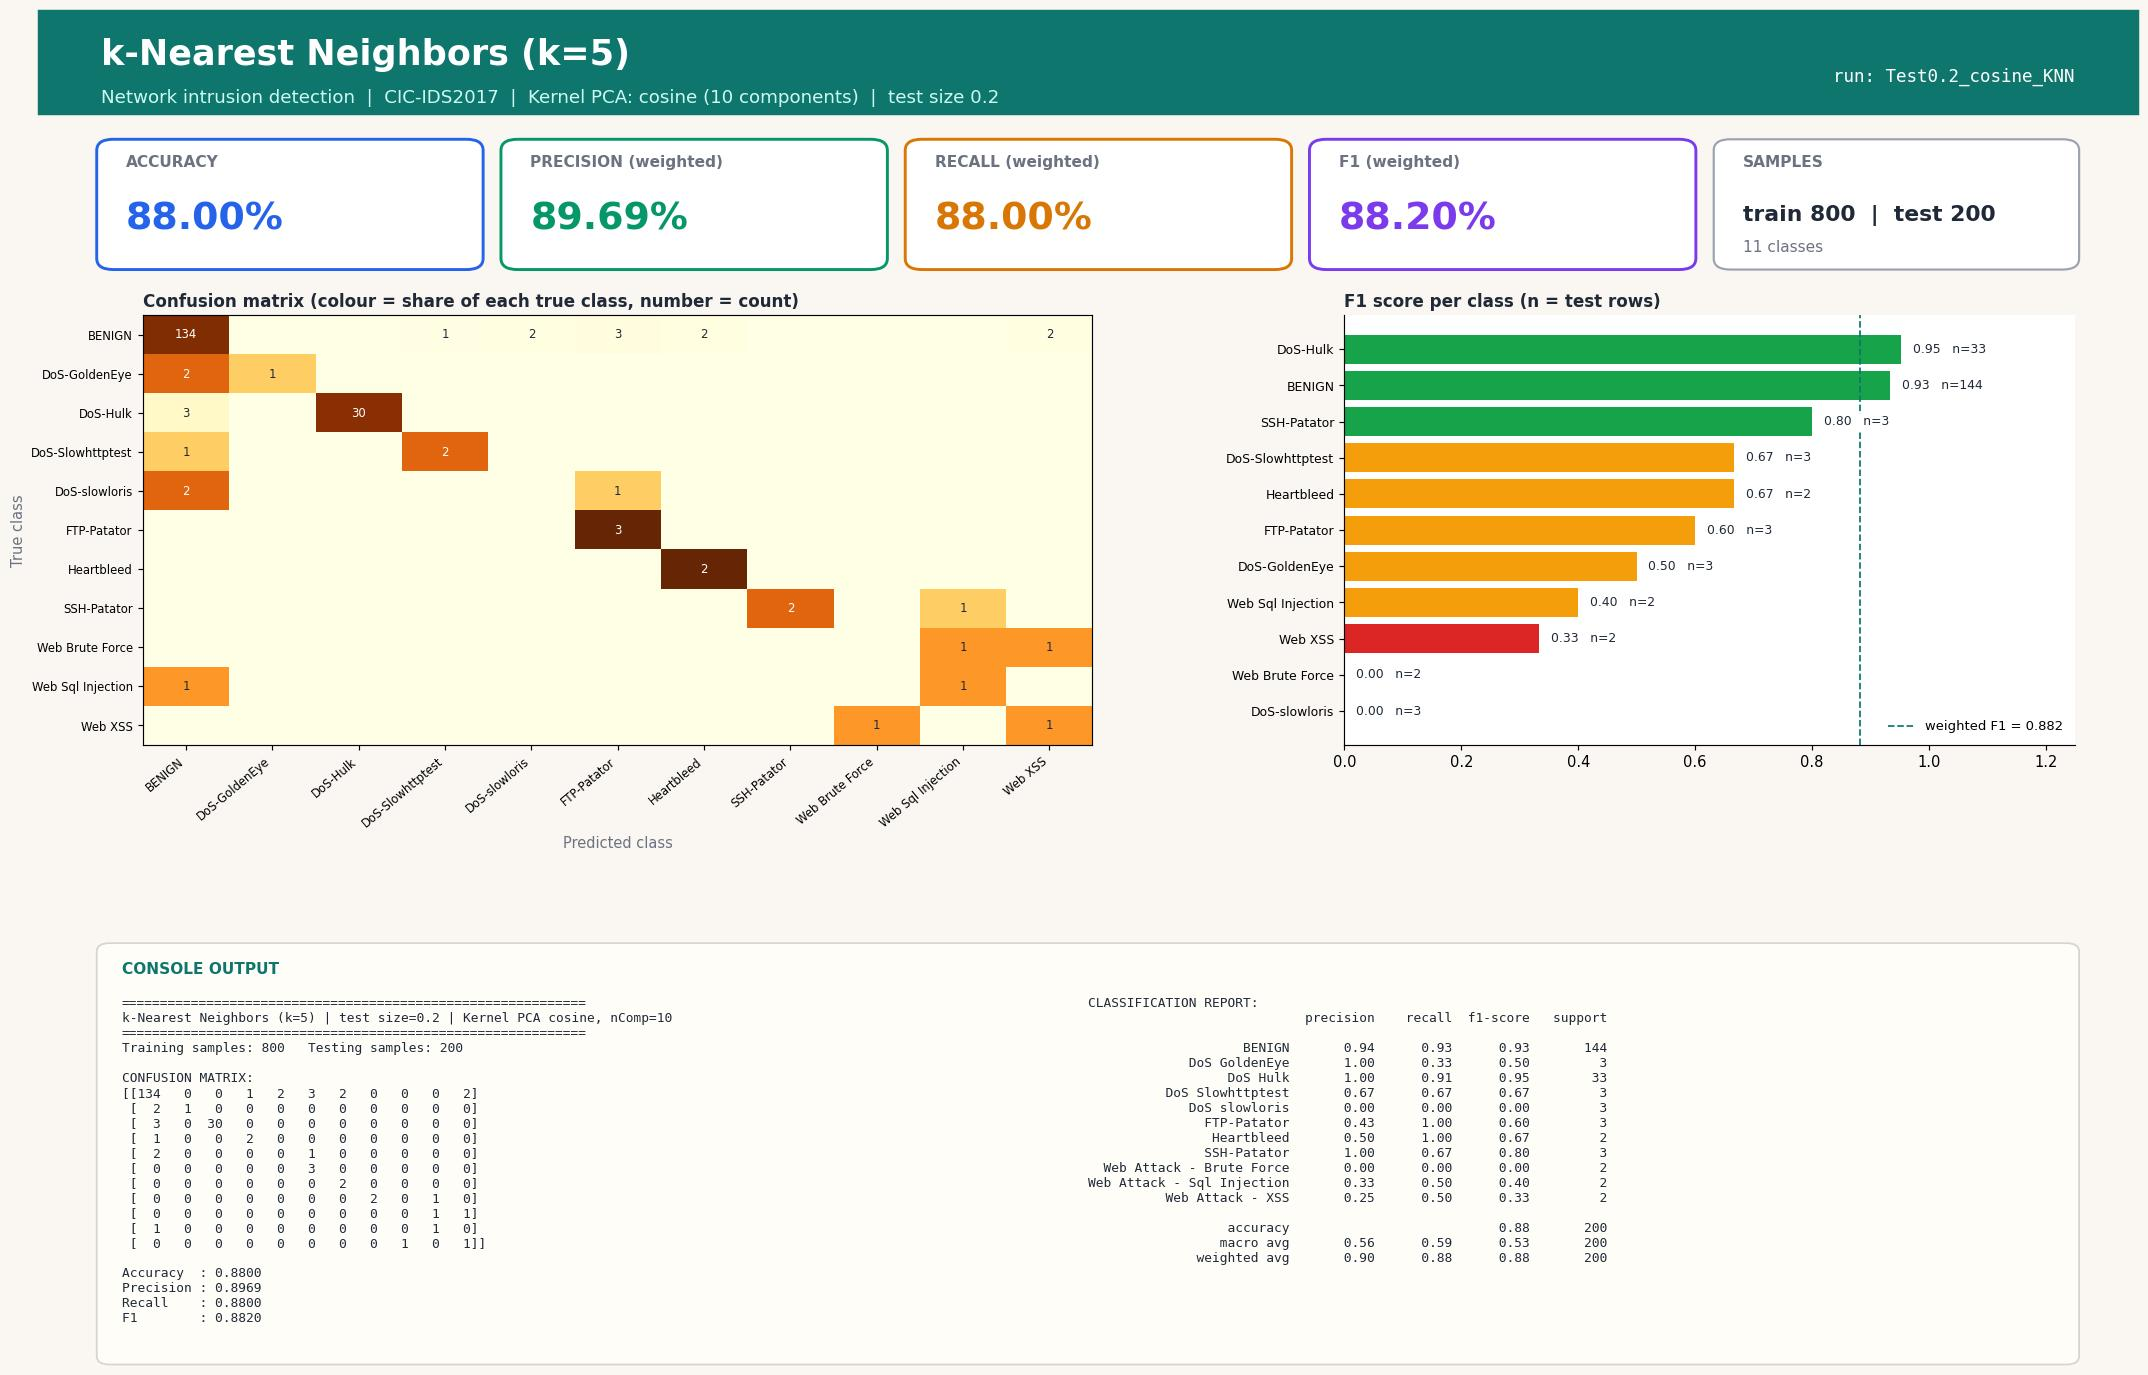

Write the Python code that produced this figure.
#!/usr/bin/env python3
"""k-Nearest Neighbors (k=5) | Test size 0.2 | Kernel PCA kernel=cosine, n_components=10
CIC-IDS2017 (Tue+Wed+Thu-morning) 1000-row stratified sample.
Run in any IDE (Spyder / VS Code / PyCharm / Jupyter): open the file and press Run, no arguments needed.
Saves next to this file: 'Test0.2_cosine_KNN.jpg' - one image with the console output (confusion matrix, metrics, classification report) plus charts."""
import json, os
import numpy as np
import matplotlib.pyplot as plt
from sklearn.decomposition import KernelPCA
from sklearn.neighbors import KNeighborsClassifier
from sklearn.metrics import (accuracy_score, classification_report, confusion_matrix,
                             f1_score, precision_score, recall_score)
from sklearn.model_selection import train_test_split
from sklearn.preprocessing import StandardScaler

TEST_SIZE, KERNEL, N_COMP, ALG, ALG_NAME = 0.2, "cosine", 10, "KNN", "k-Nearest Neighbors (k=5)"
try:
    HERE = os.path.dirname(os.path.abspath(__file__))
except NameError:                      # Jupyter / interactive console
    HERE = os.getcwd()
def _find_root():                      # folder that contains data/sample.npz (works from any working directory)
    for p in (HERE, os.path.join(HERE, ".."), os.path.join(HERE, "..", ".."), os.getcwd()):
        if os.path.exists(os.path.join(p, "data", "sample.npz")):
            return os.path.abspath(p)
    raise FileNotFoundError("data/sample.npz not found - run prepare_data.py or keep the repo folder structure")
ROOT = _find_root()
tag = f"Test{TEST_SIZE}_{KERNEL}_{ALG}"

# 1. LOAD cached, cleaned sample (see prepare_data.py)
d = np.load(os.path.join(ROOT, "data", "sample.npz"), allow_pickle=True)
X, y, class_names = d["X"], d["y"], [str(c).replace("�", "-") for c in d["classes"]]

# 2. SPLIT
X_train, X_test, y_train, y_test = train_test_split(
    X, y, test_size=TEST_SIZE, random_state=42, stratify=y)

# 3. SCALE (fit on train only)
scaler = StandardScaler()
X_train = scaler.fit_transform(X_train); X_test = scaler.transform(X_test)

# 4. DIMENSIONALITY REDUCTION: Kernel PCA (fit on train only; gamma = sklearn default 1/n_features)
kpca = KernelPCA(n_components=N_COMP, kernel=KERNEL, random_state=0)
X_train = kpca.fit_transform(X_train); X_test = kpca.transform(X_test)

# 5. CLASSIFIER
classifier = KNeighborsClassifier(n_neighbors=5)
classifier.fit(X_train, y_train)
y_pred = classifier.predict(X_test)

# 6. METRICS
labels = np.arange(len(class_names))
cm = confusion_matrix(y_test, y_pred, labels=labels)
res = dict(test_size=TEST_SIZE, kernel=KERNEL, n_components=N_COMP, algorithm=ALG, model=ALG_NAME,
           n_train=int(len(y_train)), n_test=int(len(y_test)),
           accuracy=accuracy_score(y_test, y_pred),
           precision=precision_score(y_test, y_pred, average="weighted", zero_division=0),
           recall=recall_score(y_test, y_pred, average="weighted", zero_division=0),
           f1=f1_score(y_test, y_pred, average="weighted", zero_division=0))
report = classification_report(y_test, y_pred, labels=labels, target_names=class_names, zero_division=0)
lines = ["=" * 60, f"{ALG_NAME} | test size={TEST_SIZE} | Kernel PCA {KERNEL}, nComp={N_COMP}", "=" * 60,
         f"Training samples: {len(y_train)}   Testing samples: {len(y_test)}", "", "CONFUSION MATRIX:", np.array2string(cm), ""]
for k in ("accuracy", "precision", "recall", "f1"): lines.append(f"{k.capitalize():10s}: {res[k]:.4f}")
lines += ["", "CLASSIFICATION REPORT:", report]
console_output = "\n".join(lines); print(console_output)

# 7. VISUAL OUTPUT: ONE report-style image (banner, KPI cards, charts, console output) - real results only
from matplotlib.patches import FancyBboxPatch, Rectangle
short = [c.replace("Web Attack - ", "Web ").replace("DoS ", "DoS-") for c in class_names]
rep = classification_report(y_test, y_pred, labels=labels, target_names=class_names, zero_division=0, output_dict=True)
cmn = cm / np.maximum(cm.sum(axis=1, keepdims=True), 1)          # row-normalised = per-class recall
INK, MUTED, BG, ACC = "#1f2937", "#6b7280", "#faf7f2", "#0f766e"
fig = plt.figure(figsize=(20, 13.2), dpi=105, facecolor=BG)
fig.add_artist(Rectangle((0, 0.925), 1, 0.075, transform=fig.transFigure, color=ACC, zorder=0))
fig.text(0.03, 0.968, f"{ALG_NAME}", fontsize=24, fontweight="bold", color="white", va="center")
fig.text(0.03, 0.937, f"Network intrusion detection  |  CIC-IDS2017  |  Kernel PCA: {KERNEL} ({N_COMP} components)  |  test size {TEST_SIZE}",
         fontsize=12.5, color="#ccfbf1", va="center")
fig.text(0.97, 0.952, f"run: {tag}", fontsize=12, color="white", ha="right", va="center", family="monospace")

# KPI cards
cards = [("ACCURACY", res["accuracy"], "#2563eb"), ("PRECISION (weighted)", res["precision"], "#059669"),
         ("RECALL (weighted)", res["recall"], "#d97706"), ("F1 (weighted)", res["f1"], "#7c3aed")]
for i, (lab, v, col) in enumerate(cards):
    x0 = 0.03 + i * 0.1925
    fig.add_artist(FancyBboxPatch((x0, 0.815), 0.18, 0.09, boxstyle="round,pad=0.002,rounding_size=0.008", transform=fig.transFigure,
                                  facecolor="white", edgecolor=col, linewidth=2))
    fig.text(x0 + 0.012, 0.887, lab, fontsize=10.5, color=MUTED, fontweight="bold")
    fig.text(x0 + 0.012, 0.842, f"{v * 100:.2f}%", fontsize=26, color=col, fontweight="bold")
fig.add_artist(FancyBboxPatch((0.80, 0.815), 0.17, 0.09, boxstyle="round,pad=0.002,rounding_size=0.008", transform=fig.transFigure,
                              facecolor="white", edgecolor="#9ca3af", linewidth=1.5))
fig.text(0.812, 0.887, "SAMPLES", fontsize=10.5, color=MUTED, fontweight="bold")
fig.text(0.812, 0.848, f"train {res['n_train']}  |  test {res['n_test']}", fontsize=15, color=INK, fontweight="bold")
fig.text(0.812, 0.826, f"{len(class_names)} classes", fontsize=10.5, color=MUTED)

gs = fig.add_gridspec(1, 2, left=0.05, right=0.97, top=0.78, bottom=0.47, wspace=0.30, width_ratios=[1.3, 1])
ax1 = fig.add_subplot(gs[0, 0]); ax2 = fig.add_subplot(gs[0, 1])
for ax in (ax1, ax2): ax.set_facecolor("white")
im = ax1.imshow(cmn, cmap="YlOrBr", vmin=0, vmax=1, aspect="auto")
ax1.set_xticks(labels); ax1.set_yticks(labels); ax1.set_xticklabels(short, rotation=40, ha="right", fontsize=8); ax1.set_yticklabels(short, fontsize=8)
ax1.set_title("Confusion matrix (colour = share of each true class, number = count)", loc="left", fontsize=11.5, color=INK, fontweight="bold")
ax1.set_xlabel("Predicted class", color=MUTED); ax1.set_ylabel("True class", color=MUTED)
for a_ in labels:
    for b_ in labels:
        if cm[a_, b_]: ax1.text(b_, a_, cm[a_, b_], ha="center", va="center", fontsize=8, color="white" if cmn[a_, b_] > 0.6 else INK)
f1s = [rep[c]["f1-score"] for c in class_names]; sup = [int(rep[c]["support"]) for c in class_names]
order = np.argsort(f1s)
cols = ["#dc2626" if f1s[i] < 0.34 else "#f59e0b" if f1s[i] < 0.67 else "#16a34a" for i in order]
ax2.barh(range(len(order)), [f1s[i] for i in order], color=cols)
ax2.set_yticks(range(len(order))); ax2.set_yticklabels([short[i] for i in order], fontsize=8.5); ax2.set_xlim(0, 1.25)
ax2.set_title("F1 score per class (n = test rows)", loc="left", fontsize=11.5, color=INK, fontweight="bold")
for k, i in enumerate(order): ax2.text(f1s[i] + 0.02, k, f"{f1s[i]:.2f}   n={sup[i]}", va="center", fontsize=8.5, color=INK, zorder=5, bbox=dict(facecolor="white", edgecolor="none", pad=1))
for sp in ("top", "right"): ax2.spines[sp].set_visible(False)
ax2.axvline(res["f1"], color=ACC, ls="--", lw=1.2, label=f"weighted F1 = {res['f1']:.3f}"); ax2.legend(loc="lower right", fontsize=9, frameon=False)

# console output panel (same text that is printed to the console)
fig.add_artist(FancyBboxPatch((0.03, 0.025), 0.94, 0.30, boxstyle="round,pad=0.002,rounding_size=0.006", transform=fig.transFigure,
                              facecolor="#fffdf8", edgecolor="#d6d3d1", linewidth=1.2))
fig.text(0.04, 0.305, "CONSOLE OUTPUT", fontsize=10.5, color=ACC, fontweight="bold")
split_at = lines.index("CLASSIFICATION REPORT:")
fig.text(0.04, 0.288, "\n".join(lines[:split_at]), family="monospace", fontsize=8.8, color=INK, va="top")
fig.text(0.50, 0.288, "\n".join(lines[split_at:]), family="monospace", fontsize=8.8, color=INK, va="top")
plt.savefig(os.path.join(HERE, tag + ".jpg"), format="jpg", bbox_inches="tight", facecolor=BG)
if os.environ.get("ACN_NO_SHOW") != "1": plt.show()   # IDEs display the image; run_all.py disables this
plt.close()

os.makedirs(os.path.join(ROOT, "results", "json"), exist_ok=True)
with open(os.path.join(ROOT, "results", "json", tag + ".json"), "w") as f: json.dump(res, f)
